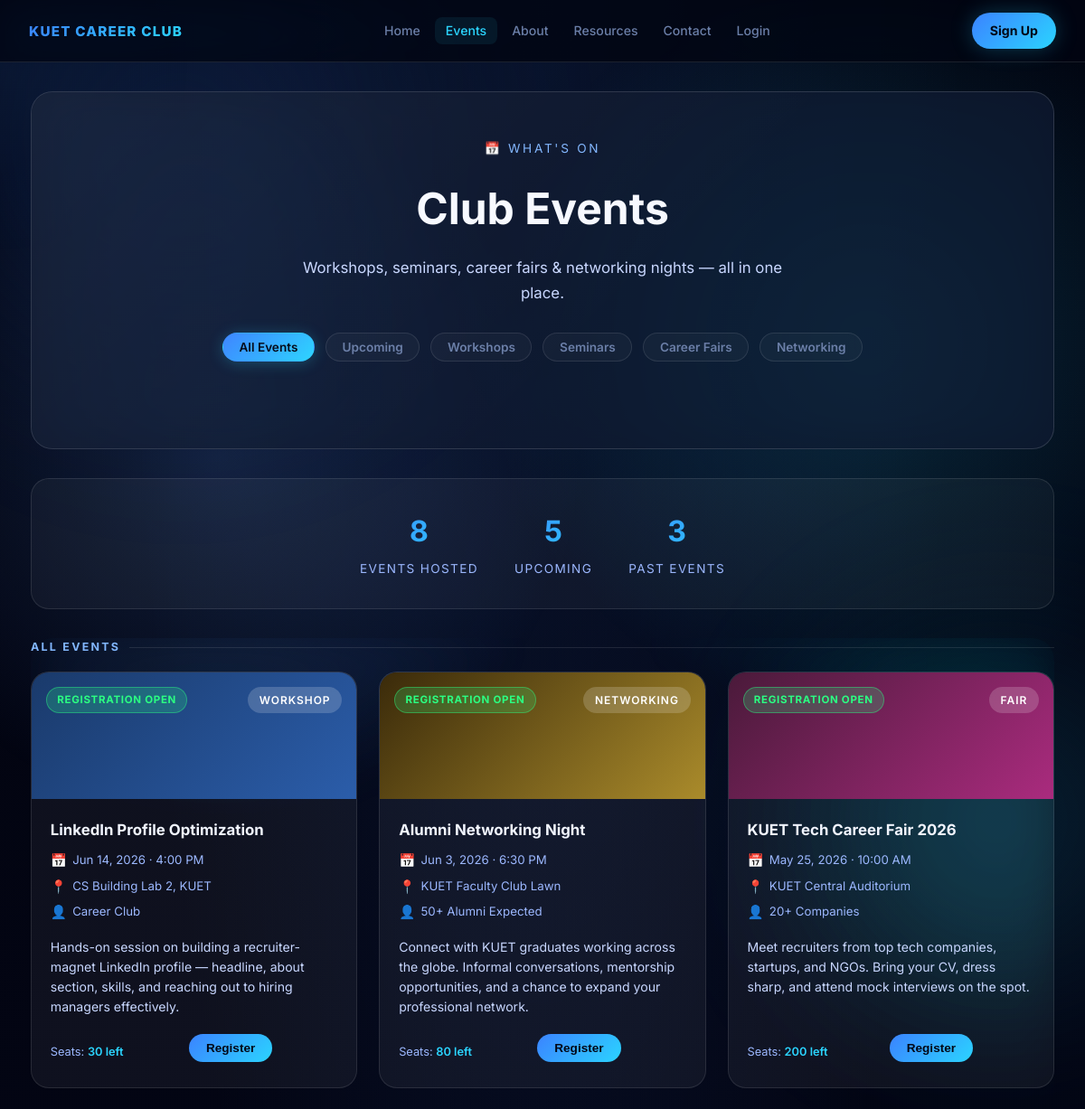
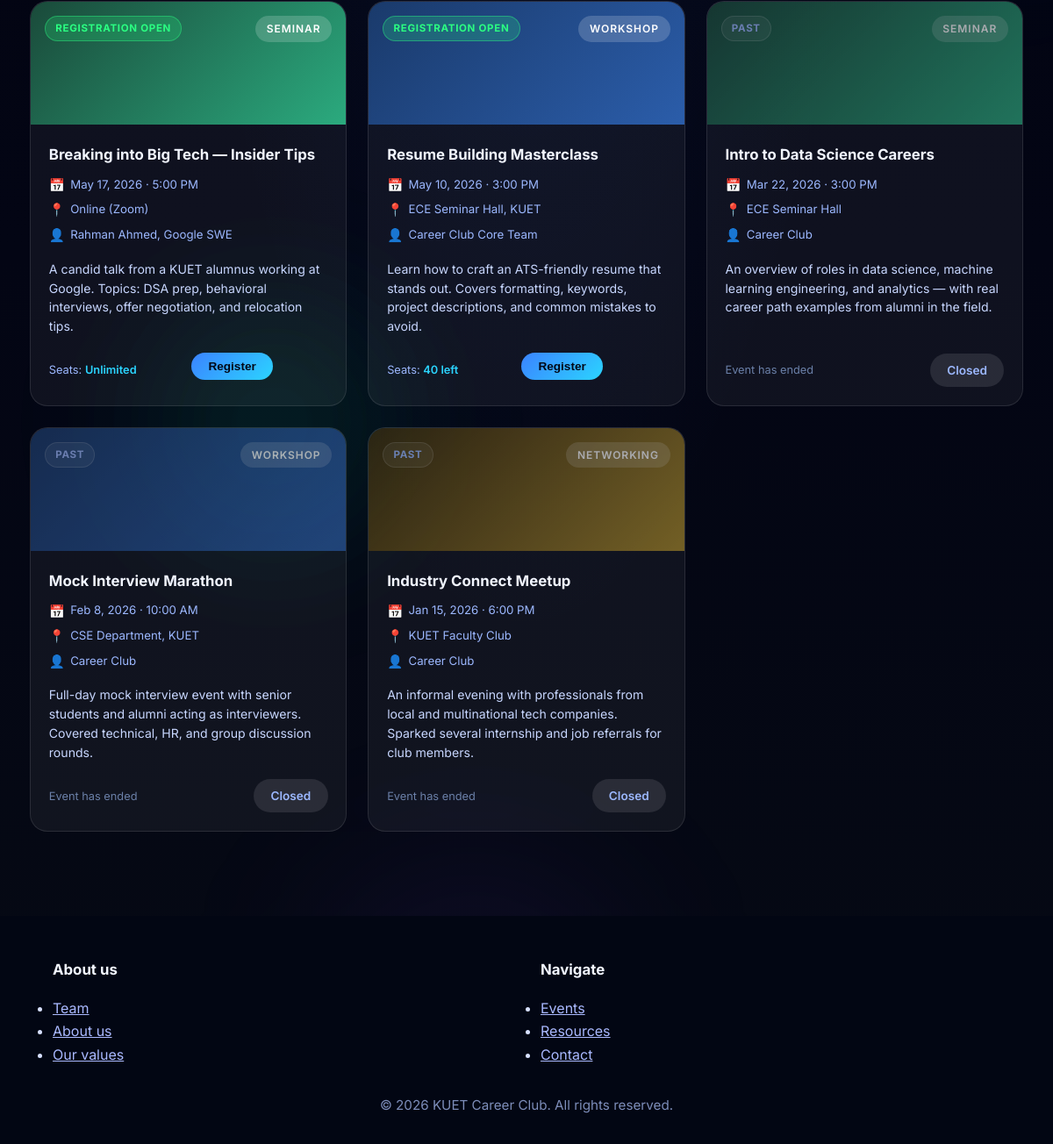
Screenshot of /events.php with the database file from the repository (2 pictures, top to bottom).
### tables this page shows
CREATE TABLE IF NOT EXISTS events (
    id          INT AUTO_INCREMENT PRIMARY KEY,
    title       VARCHAR(200)  NOT NULL,
    type        ENUM('workshop','seminar','fair','networking') NOT NULL,
    status      ENUM('upcoming','past') DEFAULT 'upcoming',
    event_date  DATETIME      NOT NULL,
    location    VARCHAR(200)  NOT NULL,
    host        VARCHAR(150),
    description TEXT,
    total_seats INT           DEFAULT 0,
    created_at  TIMESTAMP DEFAULT CURRENT_TIMESTAMP
);

### events.php (the view, shortened to what this page needs)
<?php
require_once 'session_config.php';
$events = $pdo->query("SELECT * FROM events ORDER BY event_date DESC")->fetchAll();
$my_regs = [];
function seatsLeft($pdo, $event) {
    if ($event['total_seats'] == 0) return 'Unlimited';
    $stmt = $pdo->prepare("SELECT COUNT(*) FROM event_registrations WHERE event_id = ?");
    $stmt->execute([$event['id']]);
    $taken = $stmt->fetchColumn();
    return max(0, $event['total_seats'] - $taken);
}
$upcoming = array_filter($events, fn($e) => $e['status'] === 'upcoming');
$past     = array_filter($events, fn($e) => $e['status'] === 'past');
?>
<!doctype html>
<html lang="en">
  <head>
    <link rel="stylesheet" href="styles.css" />
  </head>
  <body>
    <?php include 'includes/header.php'; ?>
    <main>
      <section class="events-hero">
        <span class="eyebrow">📅 What's On</span>
        <h1>Club Events</h1>
        <p>Workshops, seminars, career fairs &amp; networking nights — all in one place.</p>
        <div class="filter-bar">
          <button class="filter-btn active" data-filter="all" id="filter-all">All Events</button>
          <button class="filter-btn" data-filter="upcoming" id="filter-upcoming">Upcoming</button>
          <button class="filter-btn" data-filter="workshop" id="filter-workshop">Workshops</button>
          <button class="filter-btn" data-filter="seminar" id="filter-seminar">Seminars</button>
          <button class="filter-btn" data-filter="fair" id="filter-fair">Career Fairs</button>
          <button class="filter-btn" data-filter="networking" id="filter-networking">Networking</button>
        </div>
      </section>
      <div class="stats-row">
        <div class="stat-item"><span class="num"><?php echo count($events); ?></span><span>Events Hosted</span></div>
        <div class="stat-item"><span class="num"><?php echo count($upcoming); ?></span><span>Upcoming</span></div>
        <div class="stat-item"><span class="num"><?php echo count($past); ?></span><span>Past Events</span></div>
      </div>
      <section class="events-section-wrapper">
        <p class="section-label">All Events</p>
        <div class="events-grid" id="events-grid">
          <?php foreach ($events as $ev):
            $is_past   = $ev['status'] === 'past';
            $is_regged = in_array($ev['id'], $my_regs);
            $seats     = seatsLeft($pdo, $ev);
          ?>
          <div class="event-card" data-type="<?php echo $ev['type']; ?>" data-status="<?php echo $ev['status']; ?>">
            <div class="event-banner <?php echo $ev['type']; ?> <?php echo $is_past ? 'past-banner' : ''; ?>">
              <?php if ($is_past): ?>
                <span class="status-badge past">Past</span>
              <?php elseif ($is_regged): ?>
                <span class="status-badge open" style="background:rgba(43,212,255,0.2);color:#2bd4ff;border:1px solid rgba(43,212,255,0.4);">Registered ✓</span>
              <?php else: ?>
                <span class="status-badge open">Registration Open</span>
              <?php endif; ?>
              <span class="event-tag"><?php echo ucfirst($ev['type']); ?></span>
            </div>
            <div class="event-body">
              <h3><?php echo htmlspecialchars($ev['title']); ?></h3>
              <div class="event-meta">
                <span><span class="icon">📅</span> <?php echo date('M j, Y · g:i A', strtotime($ev['event_date'])); ?></span>
                <span><span class="icon">📍</span> <?php echo htmlspecialchars($ev['location']); ?></span>
                <?php if ($ev['host']): ?>
                  <span><span class="icon">👤</span> <?php echo htmlspecialchars($ev['host']); ?></span>
                <?php endif; ?>
              </div>
              <p><?php echo htmlspecialchars($ev['description']); ?></p>
              <div class="event-footer">
                <?php if ($is_past): ?>
                  <div class="seats ended">Event has ended</div>
                  <span class="register-btn disabled">Closed</span>
                <?php elseif ($is_regged): ?>
                  <div class="seats"><span>You're in!</span></div>
                  <span class="register-btn disabled">Registered</span>
                <?php else: ?>
                  <div class="seats">Seats: <span><?php echo $seats; ?> <?php echo is_int($seats) ? 'left' : ''; ?></span></div>
                  <form method="POST" style="display:inline;">
                    <button type="submit" name="register_event" class="register-btn">Register</button>
                  </form>
                <?php endif; ?>
              </div>
            </div>
          </div>
          <?php endforeach; ?>
        </div>
      </section>
    </main>
    <?php include 'includes/footer.php'; ?>
  </body>
</html>

### includes/header.php (shortened to what this page needs)
<?php
$logged_in = isset($_SESSION['user_id']);
$current_page = basename($_SERVER['PHP_SELF'], '.php');
?>
<header>
  <div class="brand">
    <span class="logo">KUET Career Club</span>
  </div>
  <nav>
    <ul>
      <li><a href="index.php" <?php echo $current_page === 'index' ? 'class="nav-active"' : ''; ?>>Home</a></li>
      <li><a href="events.php" <?php echo $current_page === 'events' ? 'class="nav-active"' : ''; ?>>Events</a></li>
      <li><a href="about.php" <?php echo $current_page === 'about' ? 'class="nav-active"' : ''; ?>>About</a></li>
      <li><a href="resources.php" <?php echo $current_page === 'resources' ? 'class="nav-active"' : ''; ?>>Resources</a></li>
      <li><a href="contact.php" <?php echo $current_page === 'contact' ? 'class="nav-active"' : ''; ?>>Contact</a></li>
      <?php if ($logged_in): ?>
        <li><a href="dashboard.php" <?php echo $current_page === 'dashboard' ? 'class="nav-active"' : ''; ?>>Dashboard</a></li>
      <?php else: ?>
        <li><a href="login.php" <?php echo $current_page === 'login' ? 'class="nav-active"' : ''; ?>>Login</a></li>
      <?php endif; ?>
    </ul>
  </nav>
  <?php if ($logged_in): ?>
    <a class="header-cta" href="logout.php">Logout</a>
  <?php else: ?>
    <a class="header-cta <?php echo $current_page === 'signup' ? 'nav-active' : ''; ?>" href="signup.php">Sign Up</a>
  <?php endif; ?>
</header>

### includes/footer.php
<footer>
  <div class="footer-links">
    <div>
      <h3>About us</h3>
      <ul>
        <li><a href="about.php">Team</a></li>
        <li><a href="about.php">About us</a></li>
        <li><a href="about.php">Our values</a></li>
      </ul>
    </div>
    <div>
      <h3>Navigate</h3>
      <ul>
        <li><a href="events.php">Events</a></li>
        <li><a href="resources.php">Resources</a></li>
        <li><a href="contact.php">Contact</a></li>
      </ul>
    </div>
  </div>
  <p class="footer-copy">&copy; <?php echo date('Y'); ?> KUET Career Club. All rights reserved.</p>
</footer>

### rows the page displays
events: status "REGISTRATION OPEN", type "WORKSHOP", title "LinkedIn Profile Optimization", event_date "Jun 14, 2026 · 4:00 PM", location "CS Building Lab 2, KUET", host "Career Club", description "Hands-on session on building a recruiter-magnet LinkedIn profile — headline, about section, skills, and reaching out to hiring managers effectively.", total_seats "30", shows "left"
events: status "REGISTRATION OPEN", type "NETWORKING", title "Alumni Networking Night", event_date "Jun 3, 2026 · 6:30 PM", location "KUET Faculty Club Lawn", host "50+ Alumni Expected", description "Connect with KUET graduates working across the globe. Informal conversations, mentorship opportunities, and a chance to expand your professional network.", total_seats "80", shows "left"
events: status "REGISTRATION OPEN", type "FAIR", title "KUET Tech Career Fair 2026", event_date "May 25, 2026 · 10:00 AM", location "KUET Central Auditorium", host "20+ Companies", description "Meet recruiters from top tech companies, startups, and NGOs. Bring your CV, dress sharp, and attend mock interviews on the spot.", total_seats "200", shows "left"
events: status "REGISTRATION OPEN", type "SEMINAR", title "Breaking into Big Tech — Insider Tips", event_date "May 17, 2026 · 5:00 PM", location "Online (Zoom)", host "Rahman Ahmed, Google SWE", description "A candid talk from a KUET alumnus working at Google. Topics: DSA prep, behavioral interviews, offer negotiation, and relocation tips.", total_seats "Unlimited"
events: status "REGISTRATION OPEN", type "WORKSHOP", title "Resume Building Masterclass", event_date "May 10, 2026 · 3:00 PM", location "ECE Seminar Hall, KUET", host "Career Club Core Team", description "Learn how to craft an ATS-friendly resume that stands out. Covers formatting, keywords, project descriptions, and common mistakes to avoid.", total_seats "40", shows "left"
events: status "PAST", type "SEMINAR", title "Intro to Data Science Careers", event_date "Mar 22, 2026 · 3:00 PM", location "ECE Seminar Hall", host "Career Club", description "An overview of roles in data science, machine learning engineering, and analytics — with real career path examples from alumni in the field."
events: status "PAST", type "WORKSHOP", title "Mock Interview Marathon", event_date "Feb 8, 2026 · 10:00 AM", location "CSE Department, KUET", host "Career Club", description "Full-day mock interview event with senior students and alumni acting as interviewers. Covered technical, HR, and group discussion rounds."
events: status "PAST", type "NETWORKING", title "Industry Connect Meetup", event_date "Jan 15, 2026 · 6:00 PM", location "KUET Faculty Club", host "Career Club", description "An informal evening with professionals from local and multinational tech companies. Sparked several internship and job referrals for club members."

### other values shown
count($events) "8"
count($upcoming) "5"
count($past) "3"
